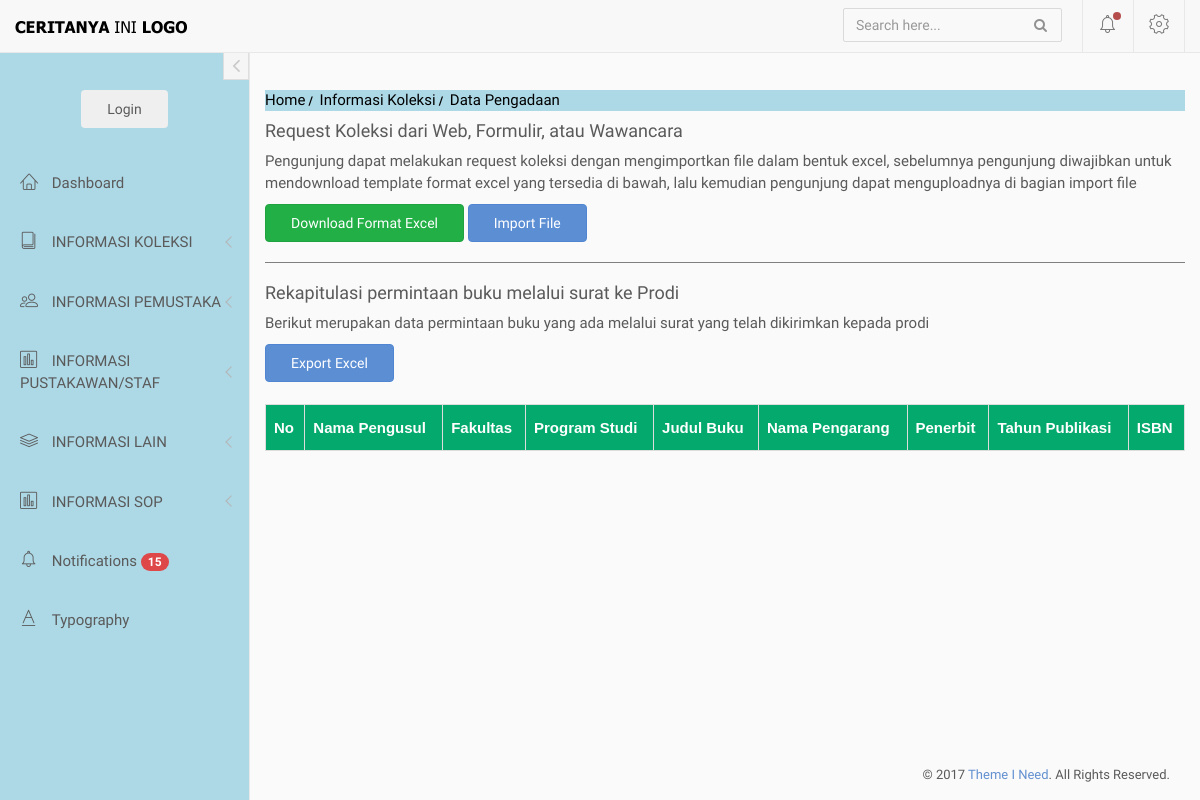
Page /index.php/importexcel on the earlier database version.
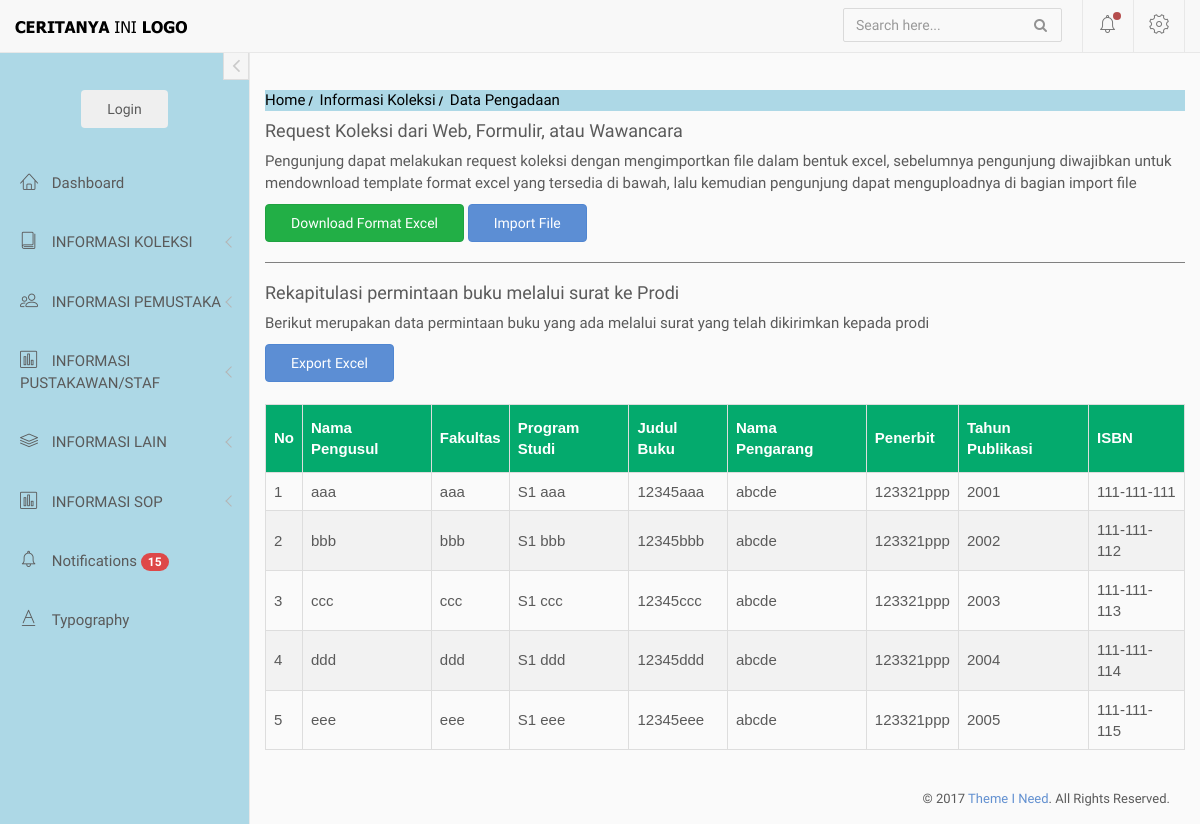
Same page on the later database version.
### tables this page shows
CREATE TABLE `pengadaan` (
  `id` int(11) NOT NULL,
  `nama` varchar(100) NOT NULL,
  `fakultas` varchar(100) NOT NULL,
  `program_studi` varchar(100) NOT NULL,
  `judul_buku` varchar(500) NOT NULL,
  `nama_pengarang` varchar(500) NOT NULL,
  `penerbit` varchar(500) NOT NULL,
  `tahun_publikasi` year(4) NOT NULL,
  `isbn` varchar(30) NOT NULL,
  `tanggal_input` date NOT NULL,
  `update_id` int(11) NOT NULL
);

### application/controllers/importexcel.php (called while the page is built, shortened)
<?php
    class Importexcel extends CI_Controller {
        public function __construct()
        {
            $this->load->database();
            $this->load->model('M_excel');
            $this->load->model('M_main');
        }
        public function index()
        {
            $data['ab'] = $this->M_excel->tampilan_tabel();
            $this->load->view('diffdash/header', $data);
            $this->load->view('diffdash/sidebar', $data);
            $this->load->view('koleksi/v_pengadaan', $data);
            $this->load->view('diffdash/footer', $data);
        }
    }

### index.php (called while the page is built, shortened)
<?php
require_once BASEPATH.'core/CodeIgniter.php';

### application/models/m_excel.php (called while the page is built, shortened)
<?php
class M_Excel extends CI_Model{
    public function tampilan_tabel()
    {
        $query = $this->db->get('pengadaan');
        return $query->result();
    }
}

### application/views/koleksi/v_pengadaan.php (the view, shortened to what this page needs)
<nav class="crumbs">
  <ol>
    <li class="crumb"><a href="<?= base_url() ?>">Home</a></li>
    <li class="crumb"><a href="#">Informasi Koleksi</a></li>
    <li class="crumb">Data Pengadaan</li>
  </ol>
</nav>
<div>
  <div>
    <h4>Request Koleksi dari Web, Formulir, atau Wawancara</h4>
    <p>Pengunjung dapat melakukan request koleksi dengan mengimportkan file dalam bentuk excel, sebelumnya pengunjung diwajibkan untuk mendownload template format excel yang tersedia di bawah, lalu kemudian pengunjung dapat menguploadnya di bagian import file</p>
  </div>
  <a class="btn btn-success" href="<?php echo base_url('importexcel/download_template'); ?>" target="_blank">Download Format Excel</a>
  <button type="button" class="btn btn-primary" data-toggle="modal" data-target="#exampleModalCenter">
    Import File
  </button>
  <br>
  <hr>
  <div>
    <h4>Rekapitulasi permintaan buku melalui surat ke Prodi</h4>
    <p>Berikut merupakan data permintaan buku yang ada melalui surat yang telah dikirimkan kepada prodi</p>
  </div>
  <a class="btn btn-primary" href="<?php echo base_url('importexcel/export_excel'); ?>" target="_blank">Export Excel</a>
  <br><br>
  <div style="overflow-x: auto;">
    <table id="themed">
      <thead>
        <tr style="background:#CCC">
          <th>No</th>
          <th>Nama Pengusul</th>
          <th>Fakultas</th>
          <th>Program Studi</th>
          <th>Judul Buku</th>
          <th>Nama Pengarang</th>
          <th>Penerbit</th>
          <th>Tahun Publikasi</th>
          <th>ISBN</th>
        </tr>
      </thead>
      <tbody>
        <?php
        $i = 1;
        foreach ($ab as $row) {
        ?><tr>
            <td><?php echo $i ?></td>
            <td><?php echo $row->nama; ?></td>
            <td><?php echo $row->fakultas; ?></td>
            <td><?php echo $row->program_studi; ?></td>
            <td><?php echo $row->judul_buku; ?></td>
            <td><?php echo $row->nama_pengarang; ?></td>
            <td><?php echo $row->penerbit; ?></td>
            <td><?php echo $row->tahun_publikasi; ?></td>
            <td><?php echo $row->isbn; ?></td>
            <?php $i++ ?>
          </tr>
        <?php }
        ?>
      </tbody>
    </table>
  </div>
</div>

### application/views/diffdash/header.php (shortened to what this page needs)
<!doctype html>
<html lang="en">
<head>
	<link rel="stylesheet" href="<?php echo base_url() ?>assets/vendor/bootstrap/css/bootstrap.min.css">
	<link rel="stylesheet" href="<?php echo base_url() ?>assets/vendor/font-awesome/css/font-awesome.min.css">
	<link rel="stylesheet" href="<?php echo base_url() ?>assets/vendor/linearicons/style.css">
	<link rel="stylesheet" href="<?php echo base_url() ?>assets/vendor/metisMenu/metisMenu.css">
	<link rel="stylesheet" href="<?php echo base_url() ?>assets/vendor/bootstrap-progressbar/css/bootstrap-progressbar-3.3.4.min.css">
	<link rel="stylesheet" href="<?php echo base_url() ?>assets/vendor/chartist/css/chartist.min.css">
	<link rel="stylesheet" href="<?php echo base_url() ?>assets/vendor/chartist-plugin-tooltip/chartist-plugin-tooltip.css">
	<link rel="stylesheet" href="<?php echo base_url() ?>assets/vendor/toastr/toastr.min.css">
	<link rel="stylesheet" href="<?php echo base_url() ?>assets/vendor/select2-4.0.13/css/select2.min.css">
	<link rel="stylesheet" href="<?php echo base_url() ?>assets/vendor/sweetalert2-11.7.1/css/sweetalert2.min.css">
	<link rel="stylesheet" href="<?php echo base_url() ?>assets/css/custom.css">
	<link rel="stylesheet" href="<?php echo base_url() ?>assets/css/main.css">
</head>
<body>
	<div id="wrapper">
		<nav class="navbar navbar-default navbar-fixed-top">
			<div class="container-fluid">
				<div class="navbar-brand">
					<a href=#><img src="<?php echo base_url() ?>assets/img/logo3.png"  class="img-responsive"></a>
				</div>
				<div class="navbar-right">
					<form id="navbar-search" class="navbar-form search-form">
						<input value="" class="form-control" placeholder="Search here..." type="text">
						<button type="button" class="btn btn-default"><i class="fa fa-search"></i></button>
					</form>
					<div id="navbar-menu">
						<ul class="nav navbar-nav">
							<li class="dropdown">
								<a href="#" class="dropdown-toggle icon-menu" data-toggle="dropdown">
									<i class="lnr lnr-alarm"></i>
									<span class="notification-dot"></span>
								</a>
							</li>
							<li class="dropdown">
								<a href="#" class="dropdown-toggle icon-menu" data-toggle="dropdown">
									<i class="lnr lnr-cog"></i>
								</a>
							</li>
						</ul>
					</div>
				</div>
			</div>
		</nav>

### application/views/diffdash/sidebar.php (shortened to what this page needs)
<div id="left-sidebar" class="sidebar" style="">
	<button type="button" class="btn btn-xs btn-link btn-toggle-fullwidth">
		<i class="fa fa-angle-left"></i>
	</button>
	<div class="sidebar-scroll">
		<div class="user-account">
			<?php if($this->session->userdata('status') != 'login'){ ?>
				<form action="<?= base_url('login/index')?>"><button class="btn login-button" type="submit">Login</button></form>
			<?php } ?>
		</div>
		<nav id="left-sidebar-nav" class="sidebar-nav">
			<ul id="main-menu" class="metismenu">
				<li id="home"><a href="<?= base_url()?>"><i class="lnr lnr-home"></i> <span>Dashboard</span></a></li>
				<li class="">
					<a href="" class="has-arrow" aria-expanded="false"><i class="lnr lnr-book"></i> <span>INFORMASI KOLEKSI</span></a>
				</li>
				<li class="">
					<a href="" class="has-arrow" aria-expanded="false"><i class="lnr lnr-users"></i> <span>INFORMASI PEMUSTAKA</span></a>
				</li>
				<li class="">
					<a href="" class="has-arrow" aria-expanded="false"><i class="lnr lnr-chart-bars"></i> <span>INFORMASI PUSTAKAWAN/STAF</span></a>
				</li>
				<li class="">
					<a href="" class="has-arrow" aria-expanded="false"><i class="lnr lnr-layers"></i> <span>INFORMASI LAIN</span></a>
				</li>
				<li class="">
					<a href="#charts" class="has-arrow" aria-expanded="false"><i class="lnr lnr-chart-bars"></i> <span>INFORMASI SOP</span></a>
				<li class=""><a href="notifications.html"><i class="lnr lnr-alarm"></i> <span>Notifications</span> <span class="badge bg-danger">15</span></a></li>
				<li class=""><a href="typography.html"><i class="lnr lnr-text-format"></i> <span>Typography</span></a></li>
			</ul>
		</nav>
	</div>
</div>
<div id="main-content">
	<div class="container-fluid">

### application/views/diffdash/footer.php (shortened to what this page needs)
</div>
		</div>
<div class="clearfix"></div>
<footer>
			<p class="copyright">&copy; 2017 <a href="https://www.themeineed.com" target="_blank">Theme I Need</a>. All Rights Reserved.</p>
		</footer>
	</div>
</body>
</html>

### assets/css/custom.css (style rules this page uses)
nav.crumbs { background-color: lightblue; color: black; }
.crumb a { text-decoration: none; color: black; }
.crumbs ol { list-style-type: none; padding-left: 0; }
.crumb { display: inline-block; }
.crumb a::after { display: inline-block; color: #000; content: '/'; font-size: 80%; font-weight: bold; padding: 0 3px; }
#left-sidebar { background-color: lightblue !important; }
hr { border-top: 1px solid grey; }
table#themed { font-family: Arial, Helvetica, sans-serif; border-collapse: collapse; width: 100%; }
table#themed td, #themed th { border: 1px solid #ddd; padding: 8px; }
table#themed tr:nth-child(even) { background-color: #f2f2f2; }
table#themed th { padding-top: 12px; padding-bottom: 12px; text-align: left; background-color: #04AA6D; color: white; }
[id] { scroll-margin-top: 60px; }

Differences in the rows shown:
added pengadaan: nama "aaa", fakultas "aaa", program_studi "S1 aaa", judul_buku "12345aaa", nama_pengarang "abcde", penerbit "123321ppp", tahun_publikasi "2001", isbn "111-111-111"
added pengadaan: nama "bbb", fakultas "bbb", program_studi "S1 bbb", judul_buku "12345bbb", nama_pengarang "abcde", penerbit "123321ppp", tahun_publikasi "2002", isbn "111-111-112"
added pengadaan: nama "ccc", fakultas "ccc", program_studi "S1 ccc", judul_buku "12345ccc", nama_pengarang "abcde", penerbit "123321ppp", tahun_publikasi "2003", isbn "111-111-113"
added pengadaan: nama "ddd", fakultas "ddd", program_studi "S1 ddd", judul_buku "12345ddd", nama_pengarang "abcde", penerbit "123321ppp", tahun_publikasi "2004", isbn "111-111-114"
added pengadaan: nama "eee", fakultas "eee", program_studi "S1 eee", judul_buku "12345eee", nama_pengarang "abcde", penerbit "123321ppp", tahun_publikasi "2005", isbn "111-111-115"
